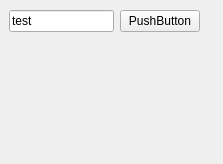
<?xml version="1.0" encoding="UTF-8"?>
<ui version="4.0">
 <class>Form</class>
 <widget class="QWidget" name="Form">
  <property name="geometry">
   <rect>
    <x>0</x>
    <y>0</y>
    <width>223</width>
    <height>164</height>
   </rect>
  </property>
  <property name="windowTitle">
   <string>Form</string>
  </property>
  <widget class="QWidget" name="horizontalLayoutWidget">
   <property name="geometry">
    <rect>
     <x>9</x>
     <y>9</y>
     <width>191</width>
     <height>25</height>
    </rect>
   </property>
   <layout class="QHBoxLayout" name="horizontalLayout">
    <item>
     <widget class="QLineEdit" name="lineEdit">
      <property name="text">
       <string>test</string>
      </property>
     </widget>
    </item>
    <item>
     <widget class="QPushButton" name="pushButton">
      <property name="text">
       <string>PushButton</string>
      </property>
     </widget>
    </item>
   </layout>
  </widget>
  <action name="actionPrintText">
   <property name="text">
    <string>PrintText</string>
   </property>
  </action>
 </widget>
 <resources/>
 <connections>
  <connection>
   <sender>pushButton</sender>
   <signal>clicked()</signal>
   <receiver>actionPrintText</receiver>
   <slot>trigger()</slot>
   <hints>
    <hint type="sourcelabel">
     <x>187</x>
     <y>25</y>
    </hint>
    <hint type="destinationlabel">
     <x>-1</x>
     <y>-1</y>
    </hint>
   </hints>
  </connection>
 </connections>
</ui>
